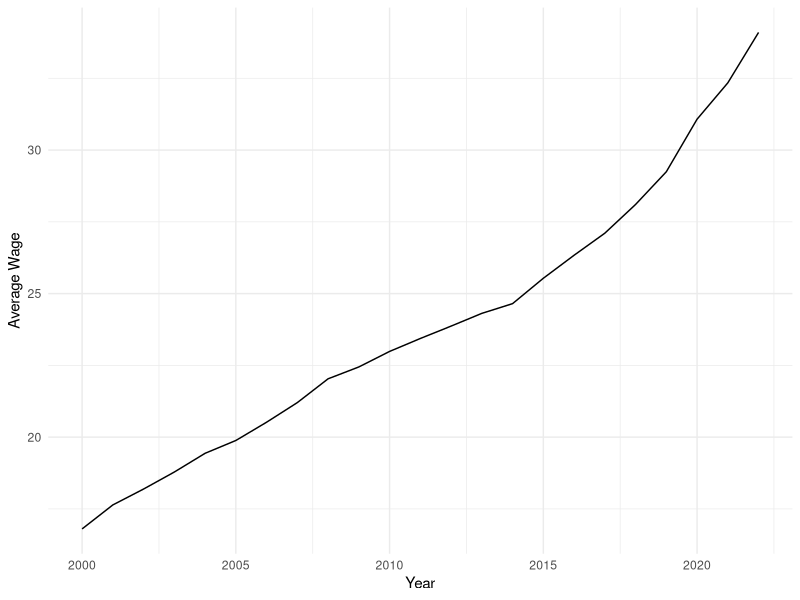
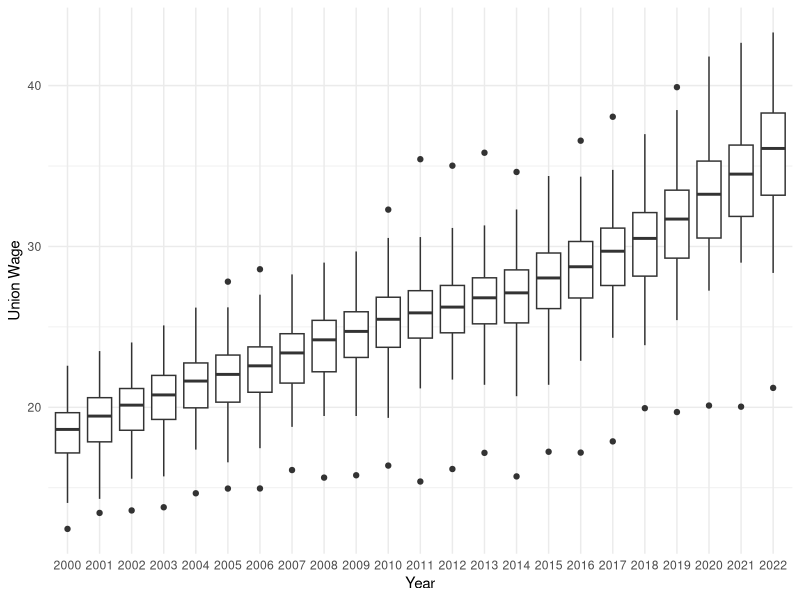
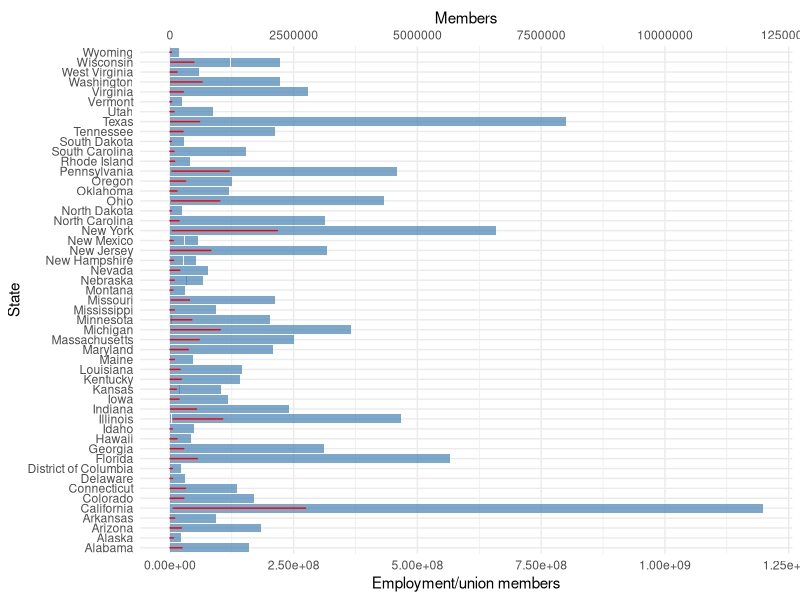
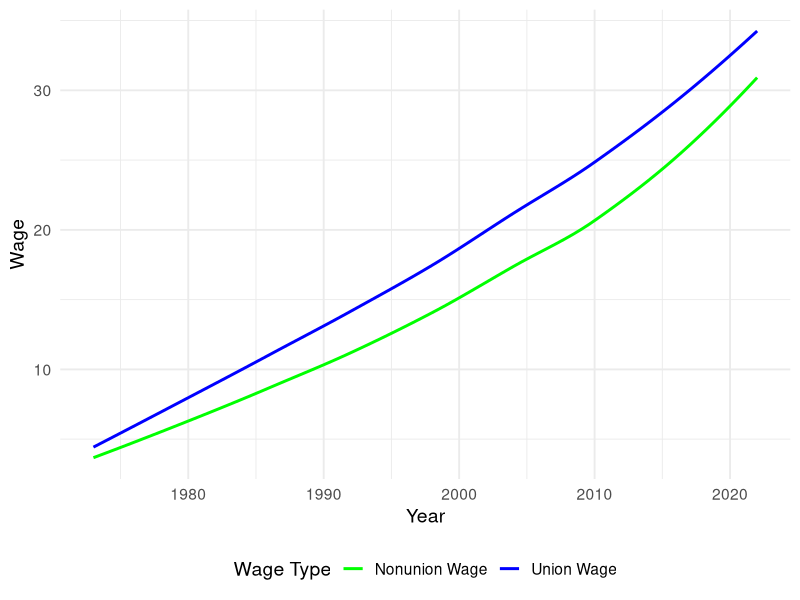
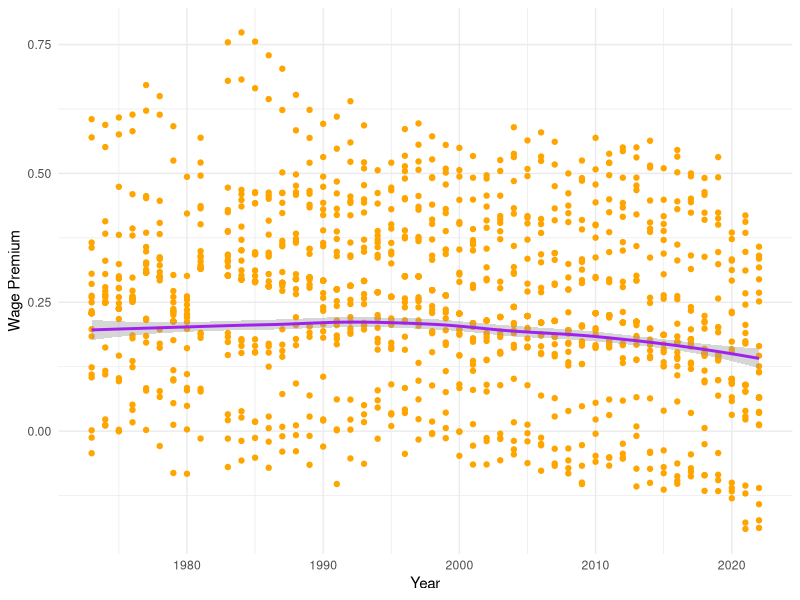
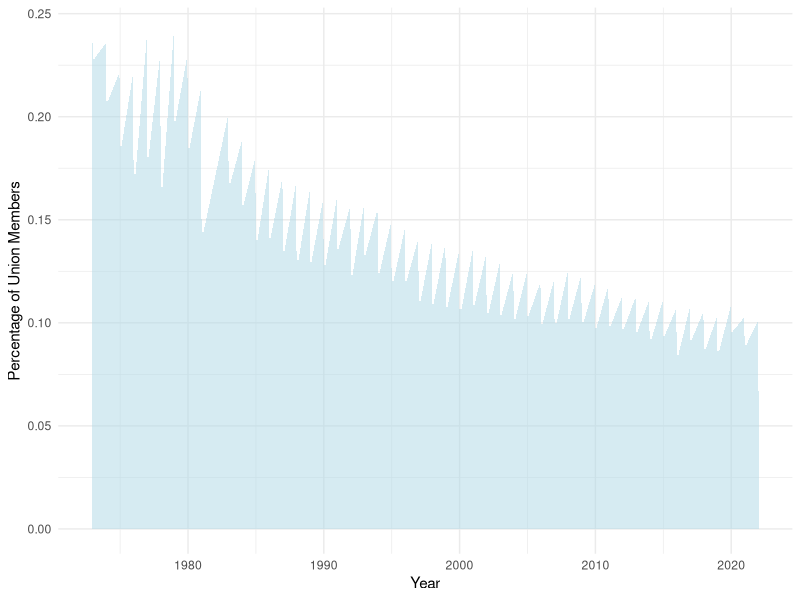
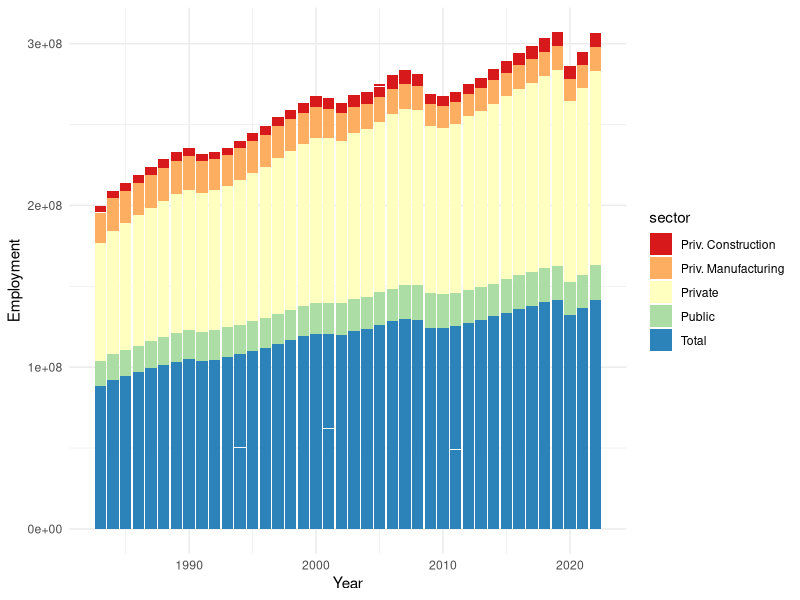

Generate these figures, in order, with R:
## ---- chunk 1
setwd("~/Documents/School/RaceIncomeCalifornia")
demographics <- readr::read_csv('demographics.csv')
wages <- readr::read_csv('wages.csv')
states <- readr::read_csv('states.csv')
## ---- chunk 2
filtered_wages <- wages[wages$year >= 2000, ]
filtered_states <- states[states$year >= 2000, ]
filtered_demographics <- demographics[demographics$year >= 2000, ]
## ---- chunk 3
merged_data <- merge(states, wages, by = "year", all.x = TRUE)
## ---- chunk 4
if (!requireNamespace("data.table", quietly = TRUE)) {
  install.packages("data.table")
}
library(data.table)

setDT(filtered_wages)
setDT(filtered_states)
setDT(filtered_demographics)

setDT(filtered_wages)
setDT(filtered_states)
setDT(filtered_demographics)
## ---- chunk 5
wage_trends <- filtered_wages[, 
      list(mean_union_wage = mean(union_wage, 
                                  na.rm = TRUE),
      mean_nonunion_wage = mean(nonunion_wage, 
                                na.rm = TRUE)), by = list(year)]
## ---- chunk 6
union_wage_premium <- filtered_wages[, 
      list(raw_premium = mean(union_wage_premium_raw, na.rm = TRUE),
      adjusted_premium = mean(union_wage_premium_adjusted, 
                              na.rm = TRUE)), by = year]
## ---- chunk 7
membership_trends <- filtered_demographics[, 
        list(average_p_members = mean(p_members, na.rm = TRUE)), by = year]
## ---- chunk 8
average_wage_by_year <- filtered_wages[,
      list(average_wage = (mean(union_wage, na.rm = TRUE) + 
      mean(nonunion_wage, na.rm = TRUE)) / 2), 
        by = list(year)]
## ---- chunk 9
merged_data$members_scaled <- merged_data$members * 100
## ---- chunk 10
library(ggplot2)
ggplot(average_wage_by_year, aes(x = year, y = average_wage)) +
  geom_line() + 
  labs(x = "Year", y = "Average Wage") +
  theme_minimal() +
  scale_color_brewer(palette = "Set1")
## ---- chunk 11
ggplot(filtered_wages, aes(x = factor(year), y = union_wage)) +
  geom_boxplot() +
  labs(x = "Year", y = "Union Wage") +
  theme_minimal()
## ---- chunk 12
ggplot() +
  geom_bar(data = states, aes(x = state, y = employment), 
           stat = "identity", fill = "steelblue", alpha = 0.7) +
  geom_line(data = merged_data, 
            aes(x = state, y = members_scaled, 
                group = state), color = "red") +
  labs(x = "State", 
       y = "Employment/union members", y.sec = "Members (scaled)") +
  theme_minimal() +
  scale_fill_brewer(palette = "Pastel1") +
  coord_flip() +
  scale_y_continuous(sec.axis = sec_axis(~ . / 100, name = "Members"))
## ---- chunk 13
ggplot(wages, aes(x = year)) +
  geom_smooth(aes(y = union_wage, color = "Union Wage"), 
              se = FALSE, method = "loess") +
  geom_smooth(aes(y = nonunion_wage, color = "Nonunion Wage"), 
              se = FALSE, method = "loess") +
  labs(x = "Year", y = "Wage",
       color = "Type of Wage") +
  theme_minimal(base_size = 14) +
  theme(legend.position = "bottom") +
  scale_color_manual(values = c("Union Wage" = "blue", "Nonunion Wage" = "green")) +
  guides(color = guide_legend(title = "Wage Type"))
## ---- chunk 14
ggplot() +
  geom_point(data = wages, aes(x = year, y = union_wage_premium_raw), 
             color = "orange") +
  geom_smooth(data = wages, 
  aes(x = year, 
      y = union_wage_premium_adjusted), method = "loess", color = "purple") +
  labs(x = "Year", y = "Wage Premium") +
  theme_minimal() +
  scale_color_brewer(palette = "Dark2")
## ---- chunk 15
ggplot(demographics, aes(x = year, y = p_members)) +
  geom_area(fill = "lightblue", alpha = 0.5) +
  labs(x = "Year", y = "Percentage of Union Members") +
  theme_minimal() +
  scale_fill_brewer(palette = "Blues")
## ---- chunk 16
ggplot(states, aes(x = year, y = employment, fill = sector)) +
  geom_bar(stat = "identity", position = "stack") +
  labs(x = "Year", y = "Employment") +
  theme_minimal() +
  scale_fill_brewer(palette = "Spectral")
